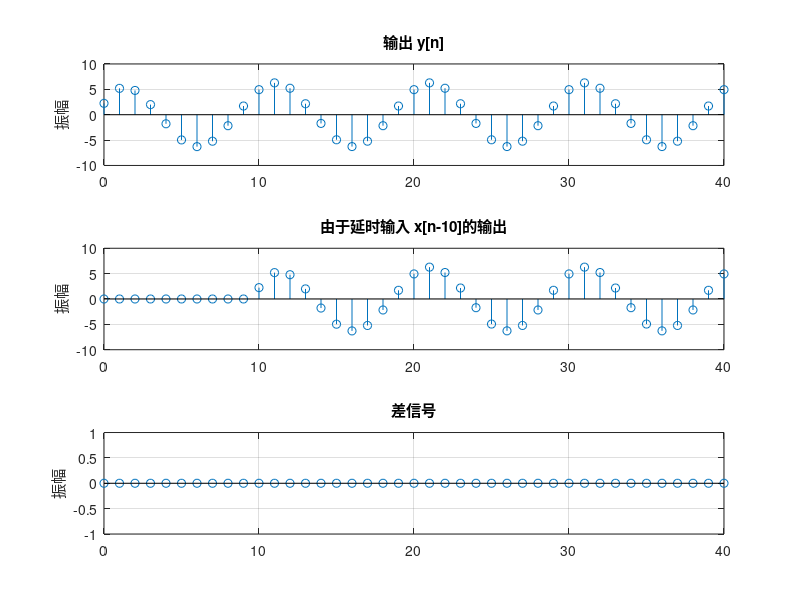

The MATLAB source for this figure:
clear all;
n=0:40;
a=2;b=-3;D=10;
x=cos(2*pi*0.1*n);
xd=[zeros(1,D) x];
num=[2.24 2.49];
den=[1 -0.4];
y=filter(num,den,x);
yd=filter(num,den,xd);
d=y-yd(1+D:41+D);%计算差值输出 d[n]
subplot(3,1,1)
stem(n,y);
ylabel("振幅");
title("输出 y[n]");grid;
subplot(3,1,2)
stem(n,yd(1:41));
ylabel("振幅");
title(["由于延时输入 x[n-",num2str(D),"]的输出"]);grid;
subplot(3,1,3)
stem(n,d);
ylabel("振幅");
title("差信号");grid;

% 1）yd[n]是y[n]的延迟,若时不变,则yd[n]=y[n−D],D控制延迟
% 2）是时不变系统